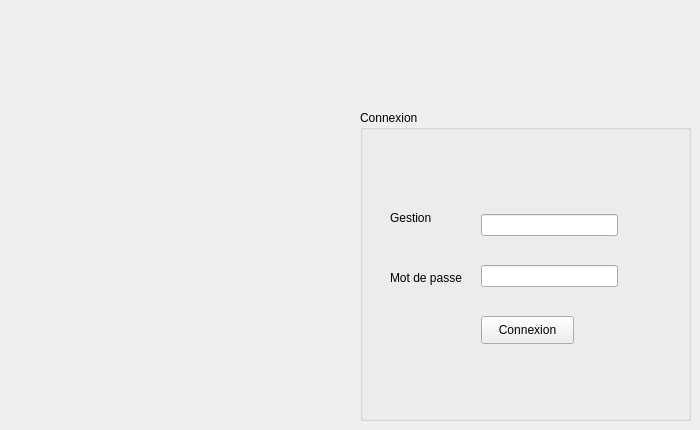
    <widget class="QWidget" name="page_connexion">
     <widget class="QGroupBox" name="groupBox">
      <property name="geometry">
       <rect>
        <x>360</x>
        <y>110</y>
        <width>331</width>
        <height>311</height>
       </rect>
      </property>
      <property name="title">
       <string>Connexion</string>
      </property>
      <widget class="QLineEdit" name="lineEdit_username">
       <property name="geometry">
        <rect>
         <x>121</x>
         <y>104</y>
         <width>137</width>
         <height>22</height>
        </rect>
       </property>
      </widget>
      <widget class="QLineEdit" name="lineEdit_password">
       <property name="geometry">
        <rect>
         <x>121</x>
         <y>155</y>
         <width>137</width>
         <height>22</height>
        </rect>
       </property>
      </widget>
      <widget class="QPushButton" name="pushButton_connexion">
       <property name="geometry">
        <rect>
         <x>121</x>
         <y>206</y>
         <width>93</width>
         <height>28</height>
        </rect>
       </property>
       <property name="text">
        <string>Connexion</string>
       </property>
      </widget>
      <widget class="QLabel" name="label_16">
       <property name="geometry">
        <rect>
         <x>30</x>
         <y>100</y>
         <width>56</width>
         <height>16</height>
        </rect>
       </property>
       <property name="text">
        <string>Gestion</string>
       </property>
      </widget>
      <widget class="QLabel" name="label_17">
       <property name="geometry">
        <rect>
         <x>30</x>
         <y>160</y>
         <width>81</width>
         <height>16</height>
        </rect>
       </property>
       <property name="text">
        <string>Mot de passe</string>
       </property>
      </widget>
     </widget>
    </widget>
